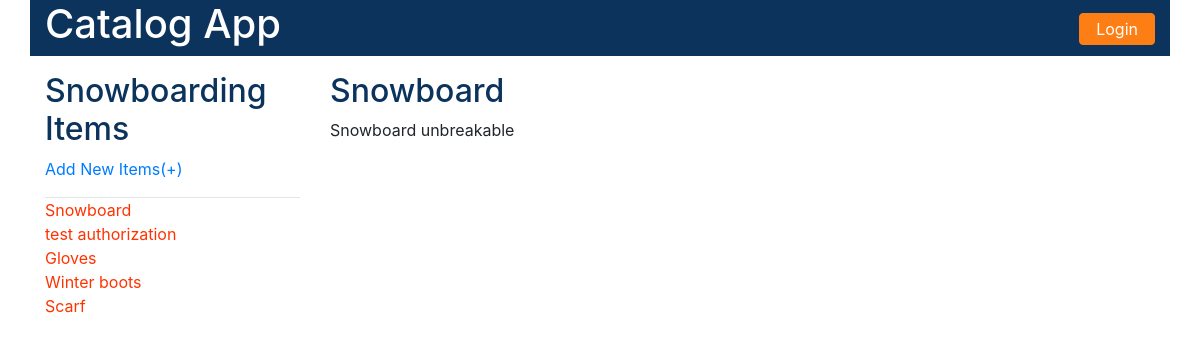
Page /catalog/Snowboarding/Snowboard/ on the committed database.
### models.py (models this page shows, shortened)
class Category(Base):
    __tablename__ = 'category'
    id = Column(Integer, primary_key=True)
    name = Column(String(250))
    user_id = Column(Integer, ForeignKey('user.id'))
    user = relationship(User)

class Item(Base):
    __tablename__ = 'item'
    id = Column(Integer, primary_key=True)
    name = Column(String(250))
    description = Column(String(1500))
    category_id = Column(Integer, ForeignKey('category.id'))
    user_id = Column(Integer, ForeignKey('user.id'))
    category = relationship(Category)
    user = relationship(User)

### catalogViews.py (the view)
@app.route('/catalog/<category_name>/<item_name>/')
def show_item(category_name, item_name):
    try:
        category = session.query(Category).filter_by(
            name=category_name).first()
        if category is not None:
            item = session.query(Item).filter_by(category_id=category.id,
                                                 name=item_name).first()
            items = session.query(Item).filter_by(category_id=category.id
                                                  ).order_by(Item.category_id
                                                             ).all()
            try:
                suser_id = login_session['user_id']
            except:
                suser_id = None
            if 'username' not in login_session or item.user_id != suser_id:
                return render_template('public_item.html',
                                       category=category, item=item,
                                       items=items)
            else:
                return render_template('item.html',
                                       category=category,
                                       item=item, items=items)
        else:
            return "No Item Info to display"
    except:
        print("show_item: Exception communicating with the database.")

### templates/public_item.html (shortened to what this page needs)
<!DOCTYPE html>
<html lang="en">
<head>
    <link rel="stylesheet" href="{{ url_for('static', filename='css/bootstrap.css') }}">
    <link rel="stylesheet" href="{{ url_for('static', filename='css/style.css') }}">
</head>
<body>
<main class="container">
    <header class="row">
        <h1 class="col-md-4 text-left"><a href="{{url_for('show_categories')}}" style="color:white">Catalog App</a></h1>
        <div class="col-md-6"></div>
        <div class="col-md-2 text-right">
            {% if not session['username'] %}
            <form method="GET" action="{{url_for('showLogin')}}">
                <button type="submit" class="text-center btn btn-default login">Login</button>
            </form>
            {% endif %}
        </div>
    </header>
    <section class="row vdivide">
        <sidebar class="col-md-3">
            <h2>{{category.name}} Items</h2>
            <form action="#" method="POST">
                <a href="{{url_for('add_category')}}">Add New Items(+)</a>
                <hr/>
                <ul class="text-left">
                    {% for item in items %}
                    <li><a
                            href="{{url_for('show_item', category_name = category.name, item_name = item.name)}}"><span
                            class="item-category">{{item.name}}</span></a>
                    </li>
                    {% endfor %}
                </ul>
            </form>
        </sidebar>
        <section class="col-md-9 items">
            <h2>{{item.name}}</h2>
            <div>{{item.description}}</div>
            <br/>
            <br/>
        </section>
    </section>
</main>
</body>
</html>

### static/css/style.css (style rules this page uses)
.item-category { color: #ff3300; }
h2 { color: #0b335c; }
hr { margin: 1em 0 0 0; }
section { margin-top: 1em; }
section.items { margin-top: 0; }
header { background-color: #0b335c; }
ul { list-style: none; padding-left: 0px; }
.login { background-color: #fd7e14; border-color: #fd7e14; margin: 0.8em 0 0.5em 0; padding: 0.2em 1em 0.2em 1em; color: white; }

### rows in the picture
Category: name "Snowboarding"
Item: name "Snowboard", description "Snowboard unbreakable"
Item: name "test authorization"
Item: name "Gloves"
Item: name "Winter boots"
Item: name "Scarf"
